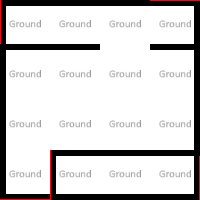

This game map was drawn from its Tiled (.tmx) file and the tilesets committed beside it. A one-line description and the full map source follow:
An orthogonal 4x4 tile map with 50x50 px tiles, 3 tile layers (Ground, Walls, InnerWalls), 1 hidden layer not drawn, 2 tilesets and 5 objects (ButtonSoundPlayer).

<map version="1.8" tiledversion="1.8.1" orientation="orthogonal" renderorder="left-up" compressionlevel="0" width="4" height="4" tilewidth="50" tileheight="50" infinite="0" nextlayerid="30" nextobjectid="71">
 <properties>
  <property name="NoAgents" type="bool" value="false" />
  <property name="NoSpawning" type="bool" value="false" />
 </properties>
 <tileset firstgid="1" source="../../_Tiled/Master.tsx" />
 <tileset firstgid="34" source="../../_Tiled/Deco.tsx" />
 <group id="5" name="Floor 0">
  <properties>
   <property name="Height" type="float" value="2.5" />
  </properties>
  <layer id="1" name="Ground" width="4" height="4">
   <properties>
    <property name="Materials" value="[ground]" />
    <property name="Walkable" type="bool" value="true" />
   </properties>
   <data encoding="csv">
4,4,4,4,
4,4,4,4,
4,4,4,4,
4,4,4,4
</data>
  </layer>
  <layer id="28" name="Ceiling" width="4" height="4" visible="0">
   <properties>
    <property name="AtCeiling" type="bool" value="true" />
    <property name="Materials" value="[ceiling]" />
   </properties>
   <data encoding="csv">
3,3,3,0,
3,3,3,0,
3,3,3,0,
0,0,0,0
</data>
  </layer>
  <layer id="3" name="Walls" width="4" height="4">
   <properties>
    <property name="ConnectToCeiling" type="bool" value="true" />
    <property name="Materials" value="[mainWalls]" />
   </properties>
   <data encoding="csv">
2684354566,3221225477,3221225477,3221225478,
2684354565,0,0,1610612741,
2684354565,0,0,1610612741,
6,5,5,1610612742
</data>
  </layer>
  <layer id="29" name="InnerWalls" width="4" height="4">
   <properties>
    <property name="ConnectToCeiling" type="bool" value="true" />
   </properties>
   <data encoding="csv">
5,5,0,5,
0,0,0,0,
0,0,0,0,
0,2684354566,3221225477,3221225477
</data>
  </layer>
  <objectgroup id="4" name="Transitions">
   <object id="65" gid="20" x="50" y="150" width="50" height="50" rotation="180" />
   <object id="66" gid="8" x="50" y="0" width="50" height="50" rotation="90">
    <properties>
     <property name="TargetZone" value="[exit]" />
    </properties>
   </object>
  </objectgroup>
  <objectgroup id="27" name="Objects">
   <object id="68" gid="14" x="200" y="50" width="50" height="50" rotation="180">
    <properties>
     <property name="Variable" value="EndingBTrigger" />
     <property name="Y" type="int" value="2" />
    </properties>
   </object>
   <object id="69" type="ButtonSoundPlayer" gid="40" x="100" y="150" width="50" height="50" />
   <object id="70" gid="13" x="150" y="50" width="50" height="50" rotation="180">
    <properties>
     <property name="Variable" value="EndingBTrigger" />
    </properties>
   </object>
  </objectgroup>
 </group>
</map>
